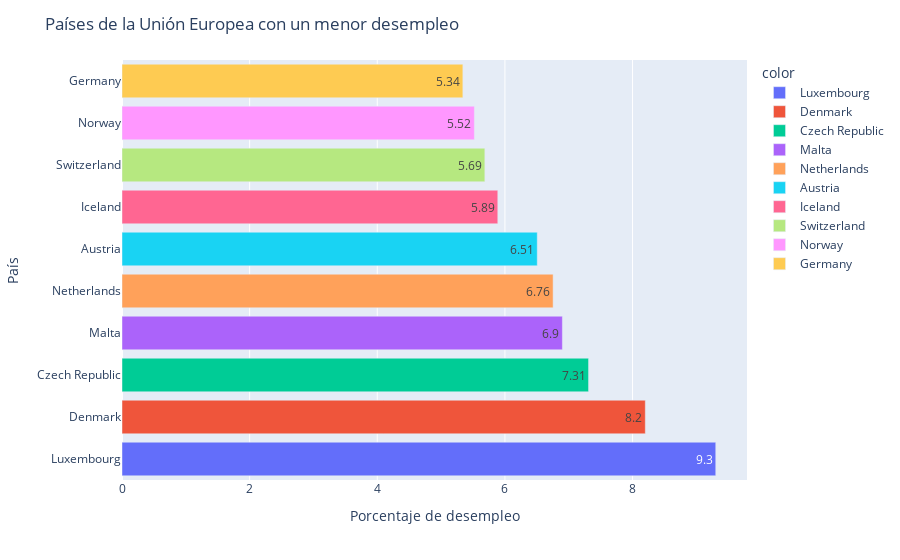

This figure's notebook cell:
### Code cell
fig = px.bar(y=df_less["country"], x=df_less["Value"], 
             color=df_less["country"], text=round(df_less["Value"], 2))
fig.update_layout(title="Países de la Unión Europea con un menor desempleo",
                  xaxis_title="Porcentaje de desempleo",
                  yaxis_title="País")
fig.show()

### Figure 1 — Plotly figure (JSON) as saved in the notebook; plotly's stock layout.template omitted (floating-point values rounded to 4 significant figures)
{"data": [{"alignmentgroup": "True", "hovertemplate": "color=Luxembourg<br>x=%{x}<br>y=%{y}<br>text=%{text}<extra></extra>", "legendgroup": "Luxembourg", "marker": {"color": "#636efa"}, "name": "Luxembourg", "offsetgroup": "Luxembourg", "orientation": "h", "showlegend": true, "text": [9.3], "textposition": "auto", "type": "bar", "x": [9.304], "xaxis": "x", "y": ["Luxembourg"], "yaxis": "y"}, {"alignmentgroup": "True", "hovertemplate": "color=Denmark<br>x=%{x}<br>y=%{y}<br>text=%{text}<extra></extra>", "legendgroup": "Denmark", "marker": {"color": "#EF553B"}, "name": "Denmark", "offsetgroup": "Denmark", "orientation": "h", "showlegend": true, "text": [8.2], "textposition": "auto", "type": "bar", "x": [8.2], "xaxis": "x", "y": ["Denmark"], "yaxis": "y"}, {"alignmentgroup": "True", "hovertemplate": "color=Czech Republic<br>x=%{x}<br>y=%{y}<br>text=%{text}<extra></extra>", "legendgroup": "Czech Republic", "marker": {"color": "#00cc96"}, "name": "Czech Republic", "offsetgroup": "Czech Republic", "orientation": "h", "showlegend": true, "text": [7.31], "textposition": "auto", "type": "bar", "x": [7.311], "xaxis": "x", "y": ["Czech Republic"], "yaxis": "y"}, {"alignmentgroup": "True", "hovertemplate": "color=Malta<br>x=%{x}<br>y=%{y}<br>text=%{text}<extra></extra>", "legendgroup": "Malta", "marker": {"color": "#ab63fa"}, "name": "Malta", "offsetgroup": "Malta", "orientation": "h", "showlegend": true, "text": [6.9], "textposition": "auto", "type": "bar", "x": [6.901], "xaxis": "x", "y": ["Malta"], "yaxis": "y"}, {"alignmentgroup": "True", "hovertemplate": "color=Netherlands<br>x=%{x}<br>y=%{y}<br>text=%{text}<extra></extra>", "legendgroup": "Netherlands", "marker": {"color": "#FFA15A"}, "name": "Netherlands", "offsetgroup": "Netherlands", "orientation": "h", "showlegend": true, "text": [6.76], "textposition": "auto", "type": "bar", "x": [6.755], "xaxis": "x", "y": ["Netherlands"], "yaxis": "y"}, {"alignmentgroup": "True", "hovertemplate": "color=Austria<br>x=%{x}<br>y=%{y}<br>text=%{text}<extra></extra>", "legendgroup": "Austria", "marker": {"color": "#19d3f3"}, "name": "Austria", "offsetgroup": "Austria", "orientation": "h", "showlegend": true, "text": [6.51], "textposition": "auto", "type": "bar", "x": [6.507], "xaxis": "x", "y": ["Austria"], "yaxis": "y"}, {"alignmentgroup": "True", "hovertemplate": "color=Iceland<br>x=%{x}<br>y=%{y}<br>text=%{text}<extra></extra>", "legendgroup": "Iceland", "marker": {"color": "#FF6692"}, "name": "Iceland", "offsetgroup": "Iceland", "orientation": "h", "showlegend": true, "text": [5.89], "textposition": "auto", "type": "bar", "x": [5.888], "xaxis": "x", "y": ["Iceland"], "yaxis": "y"}, {"alignmentgroup": "True", "hovertemplate": "color=Switzerland<br>x=%{x}<br>y=%{y}<br>text=%{text}<extra></extra>", "legendgroup": "Switzerland", "marker": {"color": "#B6E880"}, "name": "Switzerland", "offsetgroup": "Switzerland", "orientation": "h", "showlegend": true, "text": [5.69], "textposition": "auto", "type": "bar", "x": [5.686], "xaxis": "x", "y": ["Switzerland"], "yaxis": "y"}, {"alignmentgroup": "True", "hovertemplate": "color=Norway<br>x=%{x}<br>y=%{y}<br>text=%{text}<extra></extra>", "legendgroup": "Norway", "marker": {"color": "#FF97FF"}, "name": "Norway", "offsetgroup": "Norway", "orientation": "h", "showlegend": true, "text": [5.52], "textposition": "auto", "type": "bar", "x": [5.521], "xaxis": "x", "y": ["Norway"], "yaxis": "y"}, {"alignmentgroup": "True", "hovertemplate": "color=Germany<br>x=%{x}<br>y=%{y}<br>text=%{text}<extra></extra>", "legendgroup": "Germany", "marker": {"color": "#FECB52"}, "name": "Germany", "offsetgroup": "Germany", "orientation": "h", "showlegend": true, "text": [5.34], "textposition": "auto", "type": "bar", "x": [5.341], "xaxis": "x", "y": ["Germany"], "yaxis": "y"}], "layout": {"barmode": "relative", "legend": {"title": {"text": "color"}, "tracegroupgap": 0}, "margin": {"t": 60}, "title": {"text": "Países de la Unión Europea con un menor desempleo"}, "xaxis": {"anchor": "y", "domain": [0, 1], "title": {"text": "Porcentaje de desempleo"}}, "yaxis": {"anchor": "x", "domain": [0, 1], "title": {"text": "País"}}}}
